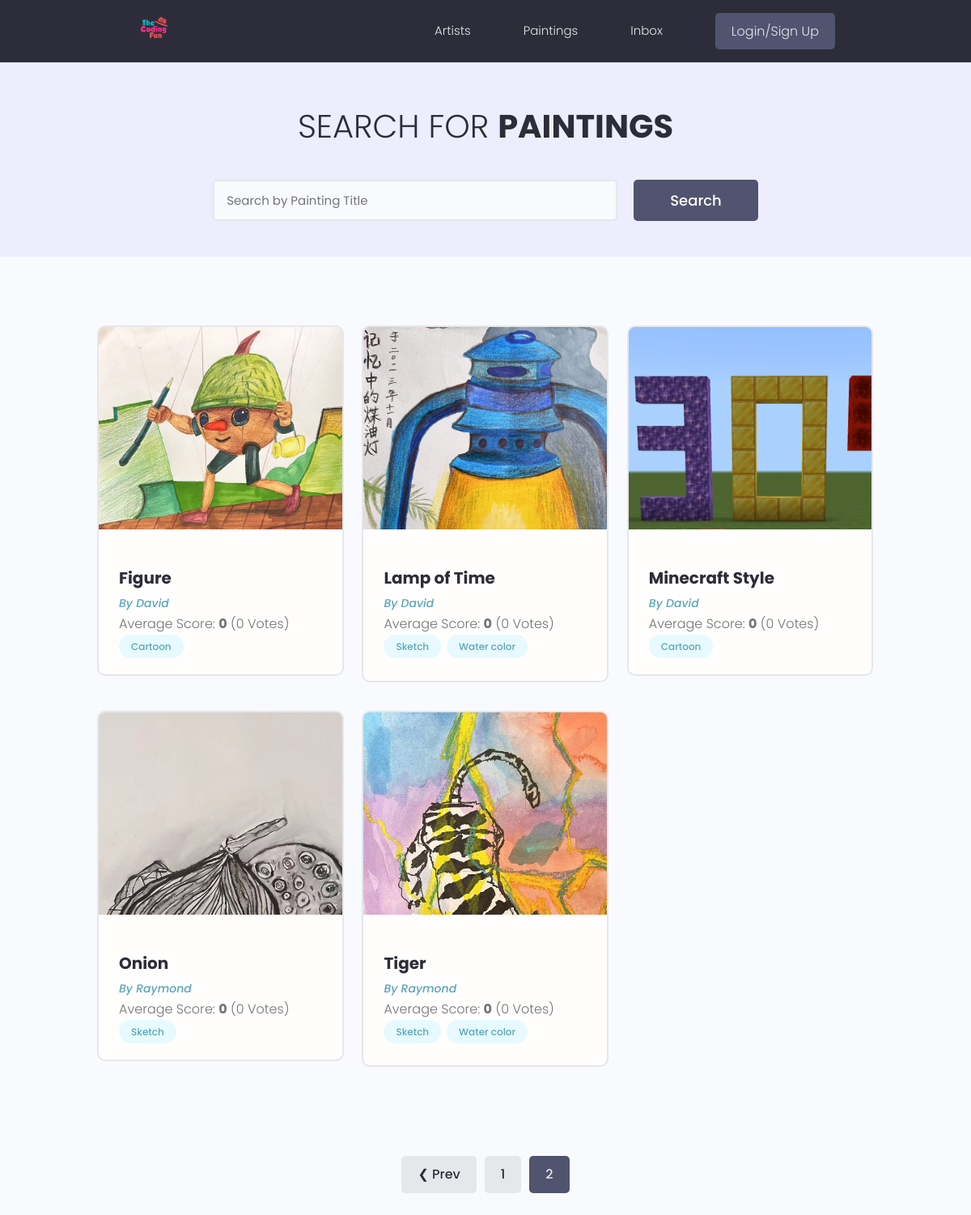
The app's page /paintings/?page=2, older data.
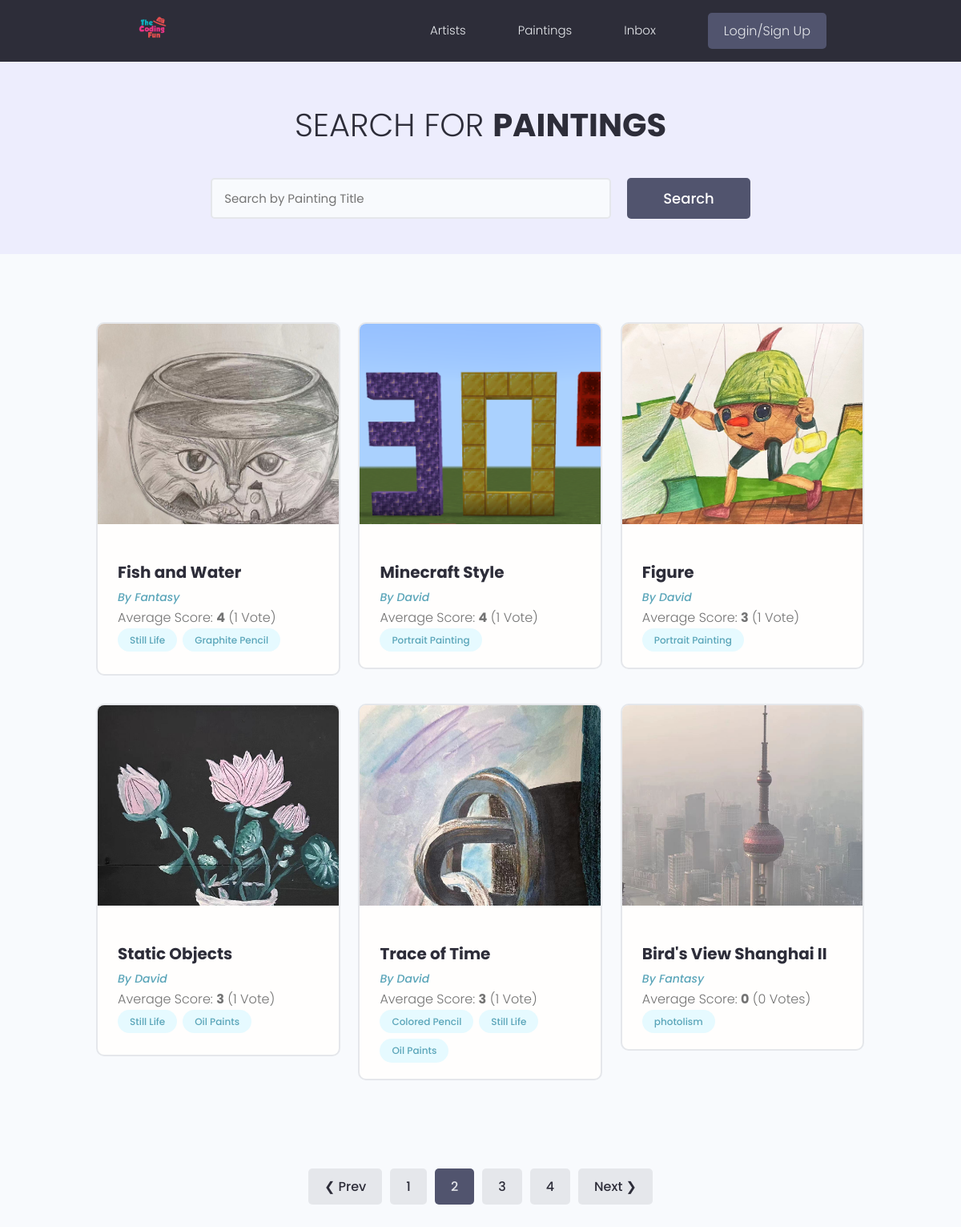
The same page, newer data.
### paintings/models.py (models this page shows, shortened)
class Painting(models.Model):
    owner = models.ForeignKey(Profile, null=True, blank=True, on_delete=models.CASCADE)
    title = models.CharField(max_length=200)
    featured_image = models.ImageField(null=True, blank=True, default="default.png")
    demo_link = models.TextField(max_length=500, null=True, blank=True)
    description = models.TextField(null=True, blank=True)
    tags = models.ManyToManyField('Tag', blank=True)
    vote_total = models.IntegerField(default=0, null=True, blank=True)
    vote_score = models.IntegerField(default=0, null=True, blank=True)
    created = models.DateTimeField(auto_now_add=True)
    id = models.UUIDField(default=uuid.uuid4, unique=True, primary_key=True, editable=False)
    @property
    def imageURL(self):
        try:
            url = self.featured_image.url
        except:
            url = ""
        return url
    class Meta:
        ordering = ['-vote_score', "-vote_total", "title"]

class Tag(models.Model):
    name = models.CharField(max_length=200)
    created = models.DateTimeField(auto_now_add=True)
    id = models.UUIDField(default=uuid.uuid4, unique=True, primary_key=True, editable=False)

### users/models.py (models this page shows, shortened)
class Profile(models.Model):
    user = models.OneToOneField(User, on_delete=models.CASCADE, null=True, blank=True)
    name = models.CharField(max_length=200, blank=True, null=True)
    username = models.CharField(max_length=200, blank=True, null=True)
    location = models.CharField(max_length=200, blank=True, null=True)
    email = models.EmailField(max_length=200, blank=True, null=True)
    short_intro = models.CharField(max_length=200, blank=True, null=True)
    bio = models.TextField(blank=True, null=True)
    profile_image = models.ImageField(null=True, blank=True, upload_to="profiles/", default="profiles/default.jpg")
    social_github = models.CharField(max_length=200, blank=True, null=True)
    social_twitter = models.CharField(max_length=200, blank=True, null=True)
    social_linkedin = models.CharField(max_length=200, blank=True, null=True)
    social_website = models.CharField(max_length=200, blank=True, null=True)
    created = models.DateTimeField(auto_now_add=True)
    id = models.UUIDField(default=uuid.uuid4, unique=True, primary_key=True, editable=False)

### paintings/views.py (the view)
# urls.py: path("paintings/", include("paintings.urls")),
def paintings(request):
    paintings, search_query = searchPainting(request)
    paintings, custom_range = paginatePaintings(request, paintings, 6)
    context = {"paintings": paintings, "search_query": search_query, "custom_range": custom_range}
    return render(request, "paintings/paintings.html", context)

### paintings/utils.py (called while the page is built)
def paginatePaintings(request, paintings, num_per_page):
    page = request.GET.get("page")
    paginator = Paginator(paintings, num_per_page)
    try:
        paintings = paginator.page(page)
    except PageNotAnInteger:
        page = 1
        paintings = paginator.page(page)
    except EmptyPage:
        page = paginator.num_pages
        paintings = paginator.page(page)
    left_index = max(int(page)-3, 1)
    right_index = min(left_index + 4, paginator.num_pages + 1)
    custom_range = range(left_index, right_index)
    return paintings, custom_range

def searchPainting(request):
    search_query = ""
    if request.GET.get("search_query"):
        search_query = request.GET.get("search_query")
    filter_profiles = Profile.objects.filter(username__icontains=search_query)
    filter_tags = Tag.objects.filter(name__iexact=search_query)
    profiles = Painting.objects.distinct().filter(
        Q(owner__in=filter_profiles) |
        Q(title__icontains=search_query) |
        Q(tags__in=filter_tags))
    return profiles, search_query

### paintings/templates/paintings/paintings.html (shortened to what this page needs)
{% extends 'main.html' %}
{% block content %}
<main class="projects">
    <section class="hero-section text-center">
        <div class="container container--narrow">
            <br>
            <div class="hero-section__box">
                <h2>Search for <span>Paintings</span></h2>
            </div>
            <div class="hero-section__search">
                <form class="form" action="{% url 'paintings' %}" method="get" id="searchForm">
                    <div class="form__field">
                        <input class="input input--text" id="formInput#search" type="text" name="search_query"
                            value="{{search_query}}" placeholder="Search by Painting Title" />
                    </div>
                    <input class="btn btn--sub btn--lg" type="submit" value="Search" />
                </form>
            </div>
        </div>
    </section>
    <section class="projectsList">
        <div class="container">
            <div class="grid grid--three">
                {% for painting in paintings %}
                <div class="column">
                    <div class="card project">
                        <a href="{% url 'painting' painting.id %}" class="project">
                            <img class="project__thumbnail" src="{{painting.imageURL}}" alt="project thumbnail" />
                            <div class="card__body">
                                <h3 class="project__title">{{painting.title}}</h3>
                                <p><a class="project__author" href="{% url 'single-profile' painting.owner.id %}">By
                                        {{painting.owner.name}}</a></p>
                                <span class="project--rating">Average Score:
                                    <span style="font-weight: bold;">{{painting.vote_score}}</span>
                                    <span>({{painting.vote_total}} Vote{{painting.vote_total|pluralize:"s"}})</span>
                                    <div class="project__tags">
                                        {% for tag in painting.tags.all %}
                                        <span class="tag tag--pill tag--main">
                                            <small>{{tag.name}}</small>
                                        </span>
                                        {% endfor %}
                                    </div>
                            </div>
                        </a>
                    </div>
                </div>
                {% endfor %}
            </div>
        </div>
    </section>
    {% include 'pagination.html' with query_set=paintings custom_range=custom_range %}
</main>
{% endblock content %}

Row changes from the older to the newer data that the page shows:
no longer on this page (row unchanged): Painting: imageURL (picture), title "Lamp of Time", owner.name "David", vote_score "0", vote_total "0", Tag (name "Sketch")
no longer on this page (row edited): Tag: name "Water color"
no longer on this page (row unchanged): Painting: imageURL (picture), title "Onion", owner.name "Raymond", vote_score "0", vote_total "0", Tag (name "Sketch")
no longer on this page (row unchanged): Painting: imageURL (picture), title "Tiger", owner.name "Raymond", vote_score "0", vote_total "0", Tag (name "Sketch")
added Painting: imageURL (picture), title "Fish and Water", owner.name "Fantasy", vote_score "4", vote_total "1", Tag (name "Still Life")
added Tag: name "Graphite Pencil", shown under "Fish and Water"
changed Painting "Minecraft Style": vote_score "0" → "4"; vote_total "0" → "1"; moves up the list
changed Tag: name "Cartoon" → "Portrait Painting"
changed Painting "Figure": vote_score "0" → "3"; vote_total "0" → "1"
now on this page (row edited): Painting: imageURL (picture), title "Static Objects", owner.name "David", vote_score "3", vote_total "1", Tag (name "Still Life")
added Tag: name "Oil Paints"
now on this page (row edited): Painting: imageURL (picture), title "Trace of Time", owner.name "David", vote_score "3", vote_total "1", Tag (name "Still Life")
added Tag: name "Colored Pencil", shown under "Trace of Time"
added Painting: imageURL (picture), title "Bird's View Shanghai II", owner.name "Fantasy", vote_score "0", vote_total "0"
added Tag: name "photolism", shown under "Bird's View Shanghai II"
Text that changed along with them:
new list line: "3"
new list line: "4"
text now shown: "Next ❯"
